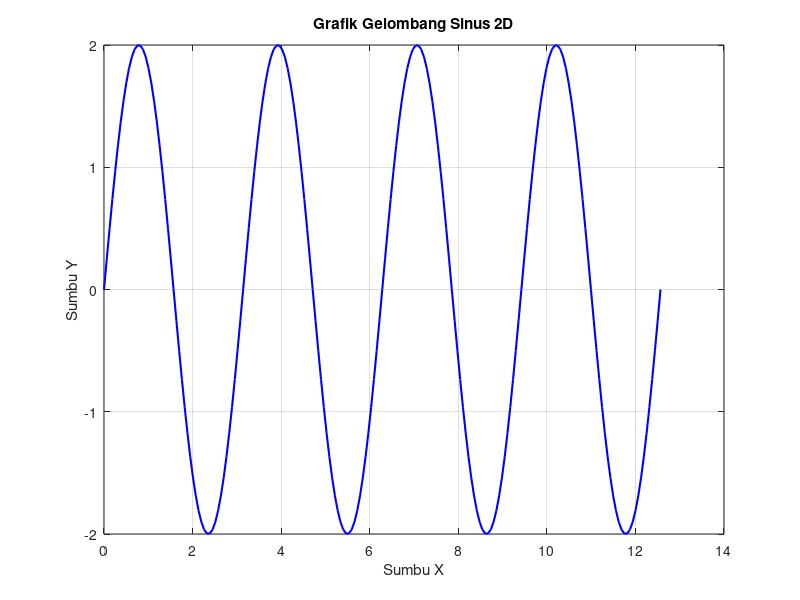

MATLAB code to generate this figure:
x = 0:pi/50:4*pi;
y = 2*sin(2*x);

figure;
plot(x, y, 'b-', 'LineWidth', 1.5);
xlabel('Sumbu X');
ylabel('Sumbu Y');
title('Grafik Gelombang Sinus 2D');
grid on;
